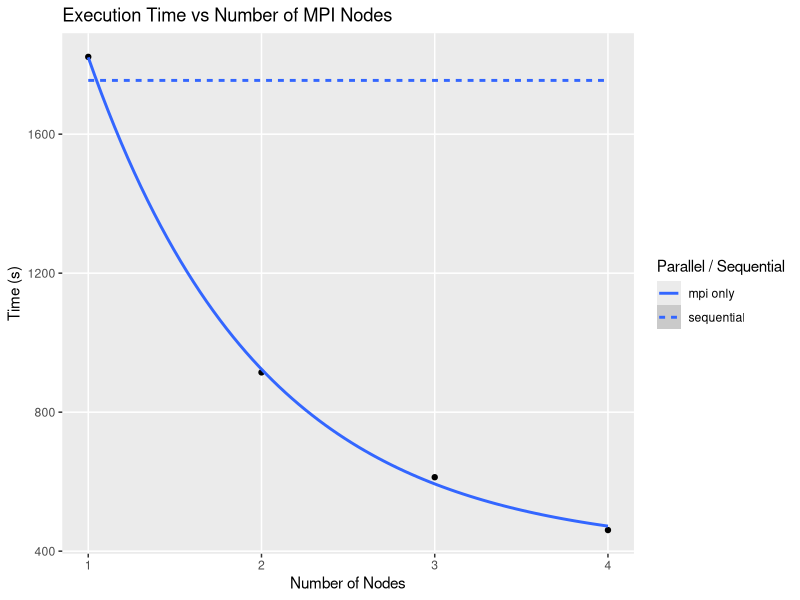
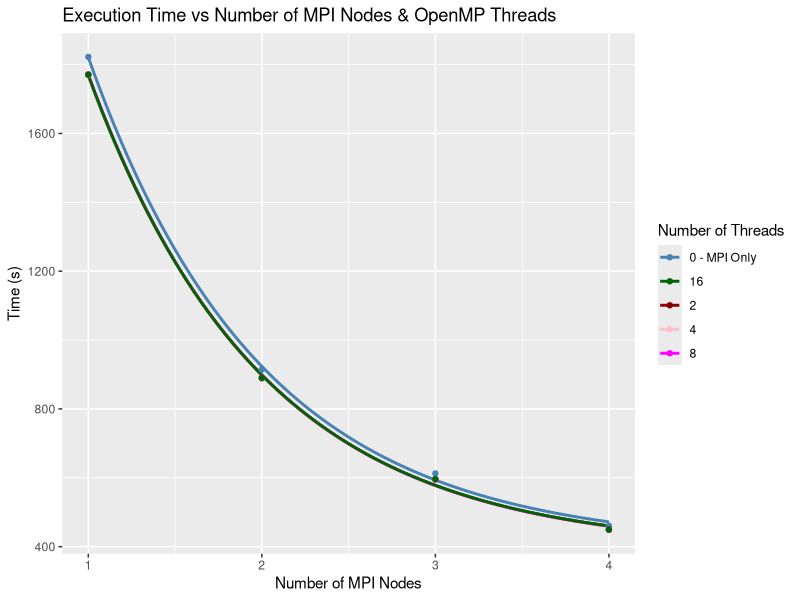

These charts were generated, in order, by the following R code:
## ---- chunk 1
library(ggplot2)
library(knitr)
## ---- chunk 2
ggplot(
    data.frame(
      num_nodes = c(1, 2, 3, 4),
      mpi = c(
        1822.379590476,
        914.486197804,
        612.819364970,
        460.707667057),
      sequential = 1754.656590),
    aes(x = num_nodes)) +
    labs(title = "Execution Time vs Number of MPI Nodes",
      x = "Number of Nodes",
      y = "Time (s)",
      linetype = "Parallel / Sequential") +
    geom_point(aes(y = mpi)) +
    geom_smooth(aes(y = sequential, linetype = "sequential")) +
    geom_smooth(aes(y = mpi, linetype = "mpi only"),
      method = "lm", formula = y ~ exp(-x), se = FALSE) +
    theme(panel.grid.minor = element_blank())
## ---- chunk 3
ggplot(
  data = data.frame(
    num_nodes =  c(1, 2, 3, 4),
    mpi = c(1822.379590476, 914.486197804, 612.819364970, 460.707667057),
    threads_2 = c(1770.137878338, 888.847948670, 595.635013834, 449.641916923),
    threads_4 = c(1769.391758150, 888.820532438, 594.955746320, 448.248664594),
    threads_8 = c(1771.727156207, 891.127868899, 595.044071098, 449.024061848),
    threads_16 = c(1770.336729298, 889.954078117, 596.349251760, 449.729564190)
  ),
  aes(x = num_nodes)) +
  geom_smooth(aes(y = mpi, color = "0 - MPI Only"),
    method = "lm", formula = y ~ exp(-x), se = FALSE) +
  geom_smooth(aes(y = threads_2, color = "2"),
    method = "lm", formula = y ~ exp(-x), se = FALSE) +
  geom_smooth(aes(y = threads_4, color = "4"),
    method = "lm", formula = y ~ exp(-x), se = FALSE) +
  geom_smooth(aes(y = threads_8, color = "8"),
    method = "lm", formula = y ~ exp(-x), se = FALSE) +
  geom_smooth(aes(y = threads_16, color = "16"),
    method = "lm", formula = y ~ exp(-x), se = FALSE) +
  geom_point(aes(y = mpi, color = "0 - MPI Only")) +
  geom_point(aes(y = threads_2, color = "2")) +
  geom_point(aes(y = threads_4, color = "4")) +
  geom_point(aes(y = threads_8, color = "8")) +
  geom_point(aes(y = threads_16, color = "16")) +
  labs(title = "Execution Time vs Number of MPI Nodes & OpenMP Threads",
    x = "Number of MPI Nodes",
    y = "Time (s)",
    color = "Number of Threads") +
  scale_color_manual(values = c(
    "0 - MPI Only" = "steelblue",
    "2" = "darkred",
    "4" = "pink",
    "8" = "magenta",
    "16" = "darkgreen"))
